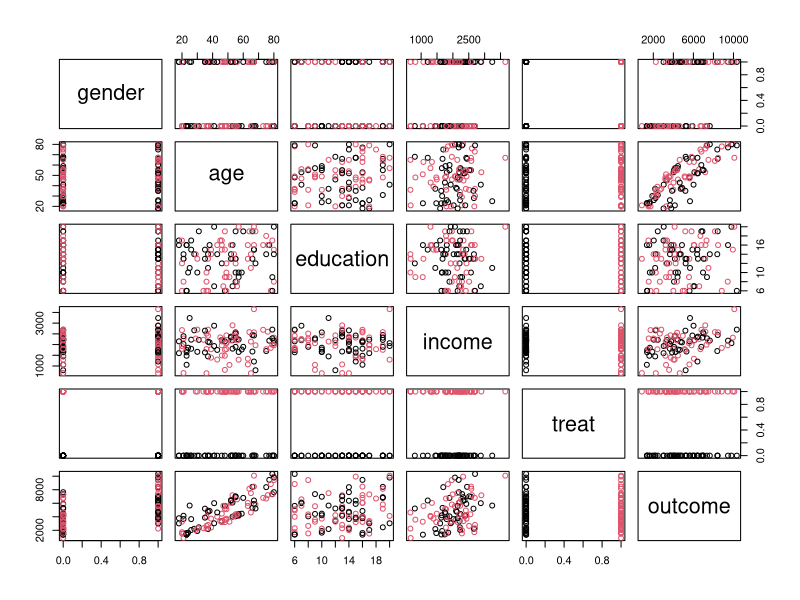
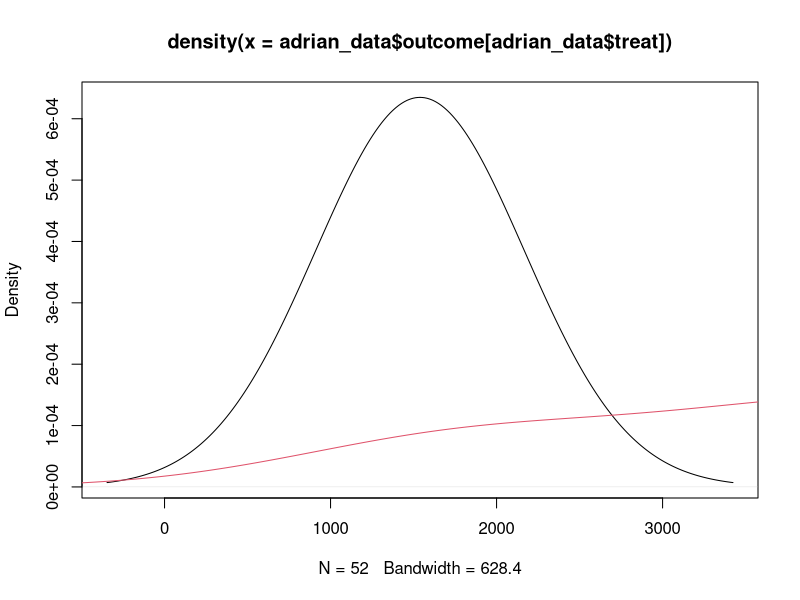

Write the R code that produced these figures, in order.
## ---- chunk 1

set.seed(100)
gender <- rbinom(100,1,.5)
age <- sample(18:80, 100, replace = TRUE, prob = rnorm(63, .5, .2))
education <- sample(6:20, 100, replace = TRUE, prob = rnorm(15, .5, .2))
treat <- rbinom(100,1,.5)
income <- rnorm(100, 2000, 500)
outcome <- age^2 + (income)*(gender+.5) + education^2/(treat+1) + rnorm(100, 0, 50)

adrian_data <- data.frame(gender, age, education, income, treat, outcome)
training <- adrian_data[1:50,]
test <- adrian_data[51:100,]
plot(adrian_data, col=treat+1)

plot(density(adrian_data$outcome[adrian_data$treat]))
lines(density(adrian_data$outcome[adrian_data$treat == 0]), col=2)
library(foreign)
write.csv(training, file="11_1_adrian_training.csv")
write.dta(training, file="11_1_adrian_training.dta")
write.csv(test, file="11_1_adrian_test.csv")
write.dta(test, file="11_1_adrian_test.dta")
write.csv(adrian_data, file="11_1_adrian.csv")
write.dta(adrian_data, file="11_1_adrian.dta")

